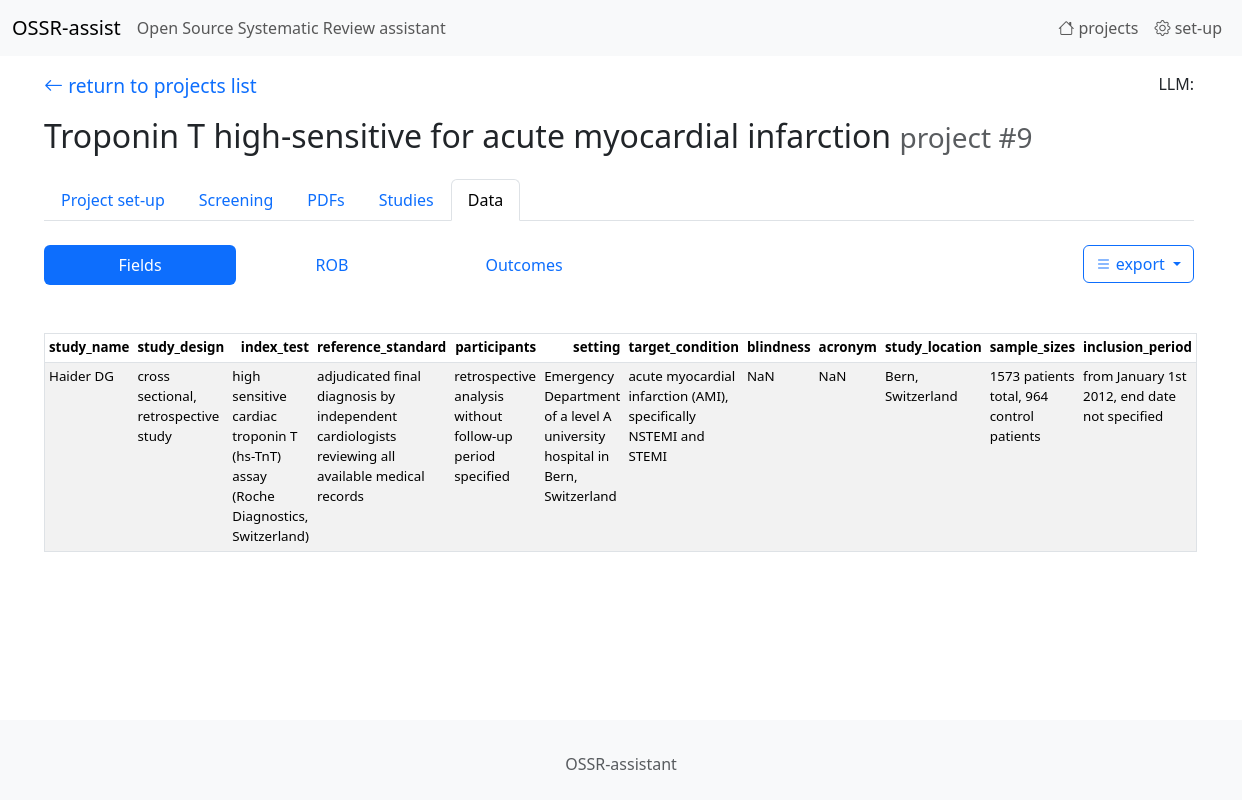
Screenshot of /data/list1/9 with the database file from the repository.
### tables this page shows
CREATE TABLE "projects"
(
    id                   integer
        constraint projects_pk
            primary key autoincrement,
    name                 TEXT,
    green_words          TEXT default "",
    red_words            TEXT default "",
    eligibility_criteria TEXT default "",
    type_of_study        INT  default 0
, prompt_selection_user TEXT default "", prompt_selection_system TEXT);

CREATE TABLE study_field_values
(
    study integer,
    field integer,
    value TEXT not null,
    constraint study_field_values_pk
        primary key (field, study)
);

### app.py (the view)
@app.route('/data/list1/<int:project_id>')
def endpoint_data_list1(project_id):
    return data_list1(project_id)

### data.py (called while the page is built)
def data_list1(project_id):
    project_name, study_type, eligibility_criteria_empty = get_project_name(project_id)
    df2 = get_data(project_id)
    if df2 is None: return render_template('data1.html', project_id=project_id, project_name=project_name,
                                           eligibility_criteria_empty=eligibility_criteria_empty,
                                           html="No data available")
    html = df2.to_html(index=False, table_id="data", classes="table table-striped table-hover table-sm table_small")
    return render_template('data1.html', project_id=project_id, project_name=project_name,
                           eligibility_criteria_empty=eligibility_criteria_empty, html=html)

### utils.py (called while the page is built)
def get_db_connection():
    conn = sqlite3.connect(DB_PATH)
    conn.row_factory = sqlite3.Row
    return conn

def sql_select_fetchone(sql, parameters):
    with get_db_connection() as con:
        cur = con.cursor()
        res = cur.execute(sql, parameters)
        r = res.fetchone()
        cur.close()
    return r

def sql_select_fetchall(sql, parameters):
    with get_db_connection() as con:
        cur = con.cursor()
        res = cur.execute(sql, parameters)
        rows = res.fetchall()
        columns = [column[0] for column in cur.description]
        result = [dict(zip(columns, row)) for row in rows]
        cur.close()
    return result

def get_project_name(project_id):
    sql = "SELECT name, type_of_study, eligibility_criteria FROM projects WHERE id=?"
    r = sql_select_fetchone(sql, (project_id,))
    project_name = r['name']
    study_type = r['type_of_study']
    eligibility_criteria_empty = (r['eligibility_criteria'] is None or r['eligibility_criteria'].strip() == "")
    return project_name, study_type, eligibility_criteria_empty

### templates/data1.html (shortened to what this page needs)
{% extends 'base.html' %}
{%  block content %}
<link href="https://cdn.datatables.net/v/bs5/jq-3.7.0/dt-2.2.2/datatables.min.css" rel="stylesheet">
    {%  set page = 'data' %}
    {% include '_navbar1.html' %}
    <div class="mb-5">
        <div class="dropdown" style="float: right;">
            <button class="btn btn-outline-primary dropdown-toggle" type="button" data-bs-toggle="dropdown"
                    aria-expanded="false">
                <i class="bi bi-list"></i> export
            </button>
        </div>
        <ul class="nav nav-pills">
            <li class="nav-item">
                <a class="nav-link active" href="/data/list1/{{ project_id }}" style="width: 12rem; text-align: center;">Fields</a>
            </li>
            <li class="nav-item">
                <a class="nav-link " href="/table/ROB/{{project_id }}" style="width: 12rem; text-align: center;">ROB</a>
            </li>
            <li class="nav-item">
                <a class="nav-link " href="/table/results/{{project_id }}" style="width: 12rem; text-align: center;">Outcomes</a>
            </li>
        </ul>
    </div>
    {{ html | safe}}
{%  endblock %}

### templates/_navbar1.html (shortened to what this page needs)
<p class="mt-3 mb-3">
    <a href="{{ url_for('endpoint_home')}}" class="return_arrow">
    <i class="bi bi-arrow-left"></i> return to projects list
    </a>
    <span style="float: right;">
        LLM: {{ LLM_name }}
    </span>
</p>
<h2>
    {{ project_name }}
    <small class="text-body-secondary">project #{{ project_id }}</small>
</h2>
<ul class="nav nav-tabs mb-4 mt-4">
  <li class="nav-item">
    <a class="nav-link {% if page=='setup' %}active{% endif %}" href="/project/edit/{{ project_id }}">
        Project set-up
    </a>
  </li>
  <li class="nav-item">
    <a class="nav-link {% if page=='screening' %}active{% endif %}" href="/records/list/{{ project_id }}/1">Screening</a>
  </li>
  <li class="nav-item">
    <a class="nav-link {% if page=='pdf' %}active{% endif %}" href="/pdfs/list/{{ project_id }}">PDFs</a>
  </li>
  <li class="nav-item">
    <a class="nav-link {% if page=='studies' %}active{% endif %}" href="/studies/list/{{ project_id }}">Studies</a>
  </li>
  <li class="nav-item">
    <a class="nav-link {% if page=='data' %}active{% endif %}" href="/data/list1/{{ project_id }}">Data</a>
  </li>
</ul>

### static/ccs1.css (style rules this page uses)
a { text-decoration: none; }
.return_arrow { font-size: 1.2em; text-decoration: none; }
.table_small { font-size: smaller; }

### rows the page displays
projects: name "Troponin T high-sensitive for acute myocardial infarction"
study_field_values: value "study_name study_design index_test reference_standard participants setting target_condition blindness acronym study_location sample_sizes inclusion_period Haider DG cross sectional, retrospective study high sensitive cardiac troponin T (hs-TnT) assay (Roche Diagnostics, Switzerland) adjudicated final diagnosis by independent cardiologists reviewing all available medical records retrospective analysis without follow-up period specified Emergency Department of a level A university hospital in Bern, Switzerland acute myocardial infarction (AMI), specifically NSTEMI and STEMI NaN NaN Bern, Switzerland 1573 patients total, 964 control patients from January 1st 2012, end date not specified"

### other values shown
{{ project_id }} "9"
